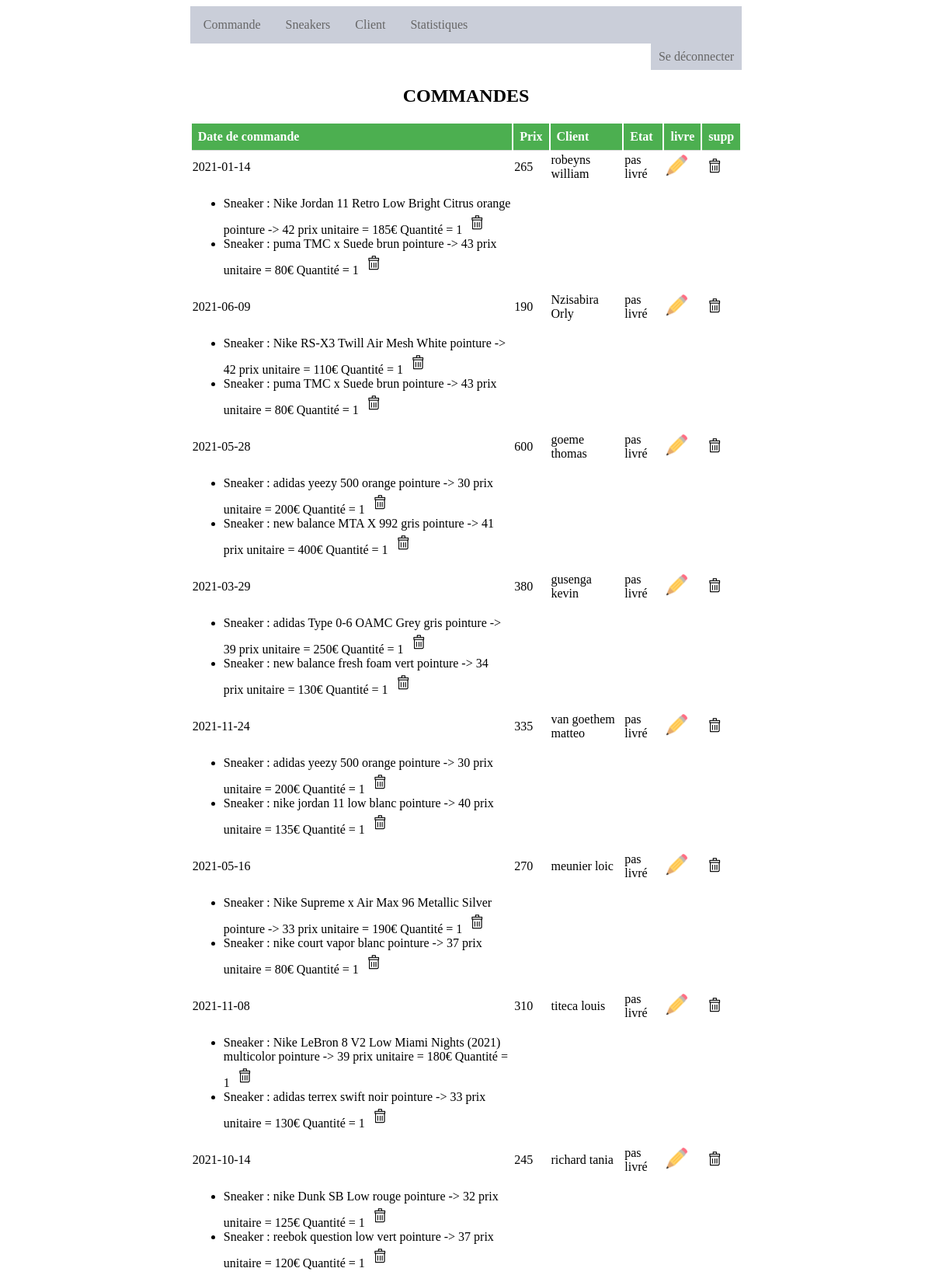
The app's page /admin/home.php (signed in, upper part) with its own data.
### tables this page shows
CREATE TABLE Panier(
        idPanier      Int  Auto_increment  NOT NULL ,
        date_commande Date NOT NULL ,
        prix          Float NOT NULL ,
        idClient      Int NOT NULL,
        etat          BOOLEAN NOT NULL,
        CONSTRAINT pannier_PK PRIMARY KEY (idPanier),
        CONSTRAINT pannier_Client_FK FOREIGN KEY (idClient) REFERENCES Client(idClient)
);

CREATE TABLE Client(
        idClient  Int  Auto_increment  NOT NULL ,
        nom       Varchar (50) NOT NULL ,
        prenom    Varchar (50) NOT NULL ,
        telephone Varchar (50) NOT NULL ,
        email     Varchar (50) NOT NULL,
        username Varchar(50) NOT NULL,
        mdp Varchar(50) NOT NULL,
        CONSTRAINT Client_PK PRIMARY KEY (idClient)
);

CREATE TABLE Item(
        idItem    Int  Auto_increment  NOT NULL ,
        idPanier  Int NOT NULL ,
        idProduit Int NOT NULL ,
        quantite  Int NOT NULL,
	CONSTRAINT ITEM_PK PRIMARY KEY (idItem),
        CONSTRAINT ITEM_pannier_FK FOREIGN KEY (idPanier) REFERENCES Panier(idPanier),
	CONSTRAINT ITEM_produit_FK FOREIGN KEY (idProduit) REFERENCES Produit(idProduit)

);

CREATE TABLE Produit(
        idProduit Int  Auto_increment  NOT NULL ,
        model       Varchar (50) NOT NULL ,
        prix      Float NOT NULL ,
        marque    Varchar (50) NOT NULL ,
        quantite  Int NOT NULL,
        pointure  Float NOT NULL ,
        couleur   Varchar (50) NOT NULL,
	CONSTRAINT produit_PK PRIMARY KEY (idProduit)
);

### admin/home.php (the view, shortened to what this page needs)
<?php
	require_once '../config.php';
?>
<!DOCTYPE html>
<html>
<link rel="stylesheet" type="text/css" href="../style.css">
<head>
</head>
<body>
<div class="contenant">
	<div class="menu">
		<ul class="menu">
            <li class="menu"><a  href="home.php">Commande</a></li>
			<li class="menu"><a  href="sneakers.php">Sneakers</a></li>
			<li class="menu"><a href="client.php">Client</a></li>
            <li class="menu"><a href="stats.php">Statistiques</a></li>
		</ul>
		<ul class="menu_s">
        <li class="menu_s"><a href="signout.php">Se déconnecter</a></li>
		</ul>
	</div>
	<div>
	<h2 align="center"> COMMANDES</h2>
    <?php
	$result = mysqli_query($con, "SELECT * FROM panier");
	echo '<table style="width:100%">';
  	echo '<tr><th>Date de commande</th><th>Prix</th> <th>Client</th><th>Etat</th><th>livre</th><th>supp</th></tr>';
	while($row = mysqli_fetch_array($result)){
		$query = 'SELECT prenom,nom from client WHERE client.idClient = '.$row['idClient'].'';
		$result2 = mysqli_query($con, $query);
		$row2 = mysqli_fetch_array($result2);
		$query = 'SELECT * FROM item WHERE item.idPanier = '.$row['idPanier'];
		$result3 = mysqli_query($con, $query);
		echo '<tr>';
		echo '<td>'.$row['date_commande'].'</td>';
		echo '<td>'.$row['prix'].'</td>';
		$d = $row2['prenom'].' '.$row2['nom'];
		echo '<td>'.$d.'</td>';
		if($row['etat'] == 1){
			echo '<td> livré </td>';
		}else{
			echo '<td> pas livré </td>';
		}
		echo "<td width=\"5%\"> <a href=home.php?change_et=".$row['idPanier']."&etat=".$row['etat'].">
			<img src=\"stylo.png\" alt=\"change_etat\" height=\"30\"></a></td>";
		echo "<td width=\"5%\"> <a href=home.php?supp=".$row['idPanier'].">
		<img src=\"trash.png\" alt=\"change_etat\" height=\"30\"></a></td>";
		echo '</tr>';
		echo '<tr>';
		echo '<td>';
		echo '<ul>';
			while($row3 = mysqli_fetch_array($result3)){
				$query = 'SELECT * FROM produit WHERE idProduit = '.$row3['idProduit'];
				$result4 = mysqli_query($con, $query);
				$row4 = mysqli_fetch_array($result4);
				echo '<li>';
				echo 'Sneaker : '.$row4['marque'].' '.$row4['model'].' '.$row4['couleur'].' pointure -> '.$row4['pointure'].' prix unitaire = '.$row4['prix'].'€ '.'Quantité = '.$row3['quantite'].' ';
				echo "<a href=home.php?supp2=".$row3['idPanier']."&n=".$row3['idProduit'].">
				<img src=\"trash.png\" alt=\"change_etat\" height=\"30\"> </a>";
				echo '</li>';
			}
		echo '</ul>';
		echo '</td>';
		echo '</tr>';
	}
	echo '</table>';
	echo "<br><br>";
	?>
	</div>
</div>
</body>
</html>

### style.css (style rules this page uses)
.contenant { display:block; margin-left: auto; margin-right: auto; width:60%; }
ul.menu { list-style-type: none; margin: 0; padding: 0; overflow: hidden; border: 1px solid #caced9; background-color: #caced9; }
li.menu { float: left; }
li.menu a { display: block; color: #666; text-align: center; padding: 14px 16px; text-decoration: none; }
ul.menu_s { list-style-type: none; margin: 0; padding: 0; overflow: hidden; background-color: white; }
li.menu_s { float: right; }
li.menu_s a { display: block; color: #666; text-align: center; padding: 8px 10px; text-decoration: none; background-color: #caced9; }
th { padding: 8px; text-align: left; border-bottom: 1px solid #ddd; background-color: #4CAF50; color:white; }
a:link { color: blue; }

### records on screen
panier: date_commande "2021-01-14", prix "265", idClient.nom "robeyns william", etat "pas livré"
item: idProduit.marque "Nike", idProduit.model "Jordan 11 Retro Low Bright Citrus", idProduit.couleur "orange", idProduit.pointure "42", idProduit.prix "185", quantite "1"
item: idProduit.marque "puma", idProduit.model "TMC x Suede", idProduit.couleur "brun", idProduit.pointure "43", idProduit.prix "80", quantite "1"
panier: date_commande "2021-06-09", prix "190", idClient.nom "Nzisabira Orly", etat "pas livré"
item: idProduit.marque "Nike", idProduit.model "RS-X3 Twill Air Mesh", idProduit.couleur "White", idProduit.pointure "42", idProduit.prix "110", quantite "1"
item: idProduit.marque "puma", idProduit.model "TMC x Suede", idProduit.couleur "brun", idProduit.pointure "43", idProduit.prix "80", quantite "1"
panier: date_commande "2021-05-28", prix "600", idClient.nom "goeme thomas", etat "pas livré"
item: idProduit.marque "adidas", idProduit.model "yeezy 500", idProduit.couleur "orange", idProduit.pointure "30", idProduit.prix "200", quantite "1"
item: idProduit.marque "new balance", idProduit.model "MTA X 992", idProduit.couleur "gris", idProduit.pointure "41", idProduit.prix "400", quantite "1"
panier: date_commande "2021-03-29", prix "380", idClient.nom "gusenga kevin", etat "pas livré"
item: idProduit.marque "adidas", idProduit.model "Type 0-6 OAMC Grey", idProduit.couleur "gris", idProduit.pointure "39", idProduit.prix "250", quantite "1"
item: idProduit.marque "new balance", idProduit.model "fresh foam", idProduit.couleur "vert", idProduit.pointure "34", idProduit.prix "130", quantite "1"
panier: date_commande "2021-11-24", prix "335", idClient.nom "van goethem matteo", etat "pas livré"
item: idProduit.marque "adidas", idProduit.model "yeezy 500", idProduit.couleur "orange", idProduit.pointure "30", idProduit.prix "200", quantite "1"
item: idProduit.marque "nike", idProduit.model "jordan 11 low", idProduit.couleur "blanc", idProduit.pointure "40", idProduit.prix "135", quantite "1"
panier: date_commande "2021-05-16", prix "270", idClient.nom "meunier loic", etat "pas livré"
item: idProduit.marque "Nike", idProduit.model "Supreme x Air Max 96", idProduit.couleur "Metallic Silver", idProduit.pointure "33", idProduit.prix "190", quantite "1"
item: idProduit.marque "nike", idProduit.model "court vapor", idProduit.couleur "blanc", idProduit.pointure "37", idProduit.prix "80", quantite "1"
panier: date_commande "2021-11-08", prix "310", idClient.nom "titeca louis", etat "pas livré"
item: idProduit.marque "Nike", idProduit.model "LeBron 8 V2 Low Miami Nights (2021)", idProduit.couleur "multicolor", idProduit.pointure "39", idProduit.prix "180", quantite "1"
item: idProduit.marque "adidas", idProduit.model "terrex swift", idProduit.couleur "noir", idProduit.pointure "33", idProduit.prix "130", quantite "1"
panier: date_commande "2021-10-14", prix "245", idClient.nom "richard tania", etat "pas livré"
item: idProduit.marque "nike", idProduit.model "Dunk SB Low", idProduit.couleur "rouge", idProduit.pointure "32", idProduit.prix "125", quantite "1"
item: idProduit.marque "reebok", idProduit.model "question low", idProduit.couleur "vert", idProduit.pointure "37", idProduit.prix "120", quantite "1"
